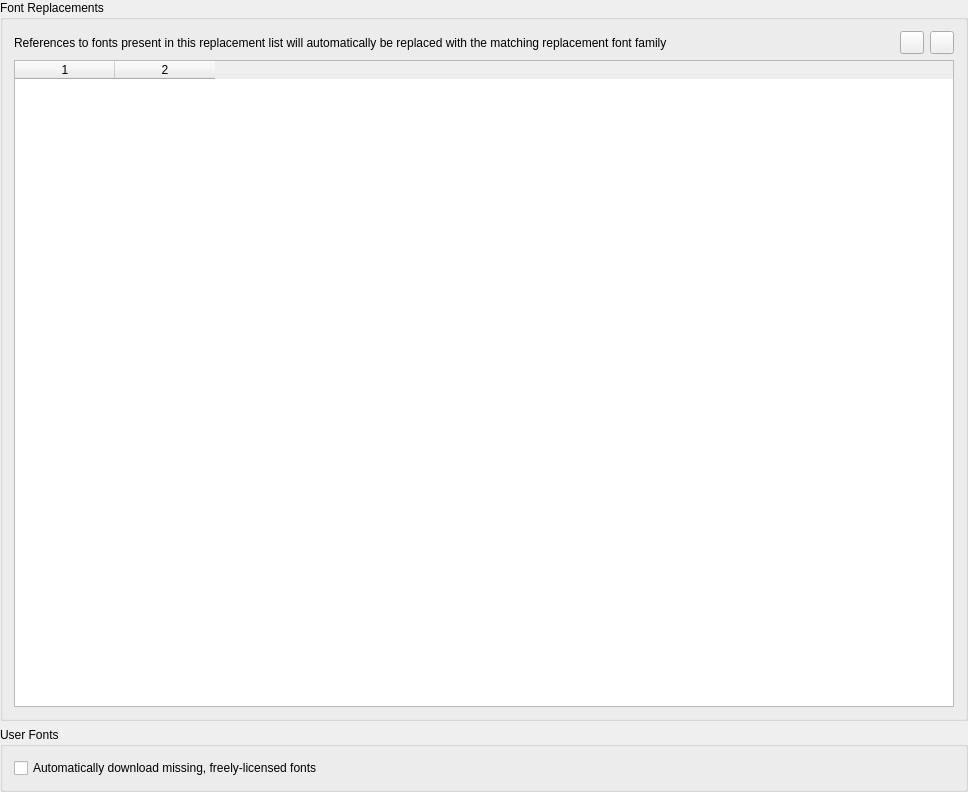
<?xml version="1.0" encoding="UTF-8"?>
<ui version="4.0">
 <class>QgsFontOptionsWidgetBase</class>
 <widget class="QWidget" name="QgsFontOptionsWidgetBase">
  <property name="geometry">
   <rect>
    <x>0</x>
    <y>0</y>
    <width>968</width>
    <height>792</height>
   </rect>
  </property>
  <property name="sizePolicy">
   <sizepolicy hsizetype="Minimum" vsizetype="Minimum">
    <horstretch>0</horstretch>
    <verstretch>0</verstretch>
   </sizepolicy>
  </property>
  <property name="windowTitle">
   <string>GPS Device Editor</string>
  </property>
  <layout class="QVBoxLayout" name="verticalLayout">
   <property name="leftMargin">
    <number>0</number>
   </property>
   <property name="topMargin">
    <number>0</number>
   </property>
   <property name="rightMargin">
    <number>0</number>
   </property>
   <property name="bottomMargin">
    <number>0</number>
   </property>
   <item>
    <widget class="QGroupBox" name="groupBox_2">
     <property name="title">
      <string>Font Replacements</string>
     </property>
     <layout class="QGridLayout" name="gridLayout">
      <item row="0" column="0">
       <widget class="QLabel" name="label">
        <property name="text">
         <string>References to fonts present in this replacement list will automatically be replaced with the matching replacement font family</string>
        </property>
        <property name="wordWrap">
         <bool>true</bool>
        </property>
       </widget>
      </item>
      <item row="0" column="1">
       <widget class="QToolButton" name="mButtonAddReplacement">
        <property name="toolTip">
         <string>Add new replacement</string>
        </property>
        <property name="text">
         <string/>
        </property>
        <property name="icon">
         <iconset resource="../../images/images.qrc">
          <normaloff>:/images/themes/default/symbologyAdd.svg</normaloff>:/images/themes/default/symbologyAdd.svg</iconset>
        </property>
       </widget>
      </item>
      <item row="1" column="0" colspan="3">
       <widget class="QTableWidget" name="mTableReplacements">
        <property name="columnCount">
         <number>2</number>
        </property>
        <column/>
        <column/>
       </widget>
      </item>
      <item row="0" column="2">
       <widget class="QToolButton" name="mButtonRemoveReplacement">
        <property name="toolTip">
         <string>Remove selected replacement</string>
        </property>
        <property name="text">
         <string/>
        </property>
        <property name="icon">
         <iconset resource="../../images/images.qrc">
          <normaloff>:/images/themes/default/symbologyRemove.svg</normaloff>:/images/themes/default/symbologyRemove.svg</iconset>
        </property>
       </widget>
      </item>
     </layout>
    </widget>
   </item>
   <item>
    <widget class="QGroupBox" name="groupBox">
     <property name="title">
      <string>User Fonts</string>
     </property>
     <layout class="QGridLayout" name="gridLayout_2">
      <item row="0" column="0">
       <widget class="QCheckBox" name="mCheckBoxDownloadFonts">
        <property name="toolTip">
         <string>If checked, known freely licensed fonts which are not installed locally but are referenced in a project or style will be automatically downloaded and made available for use.</string>
        </property>
        <property name="text">
         <string>Automatically download missing, freely-licensed fonts</string>
        </property>
       </widget>
      </item>
     </layout>
    </widget>
   </item>
  </layout>
 </widget>
 <layoutdefault spacing="6" margin="11"/>
 <resources>
  <include location="../../images/images.qrc"/>
  <include location="../../images/images.qrc"/>
 </resources>
 <connections/>
</ui>
